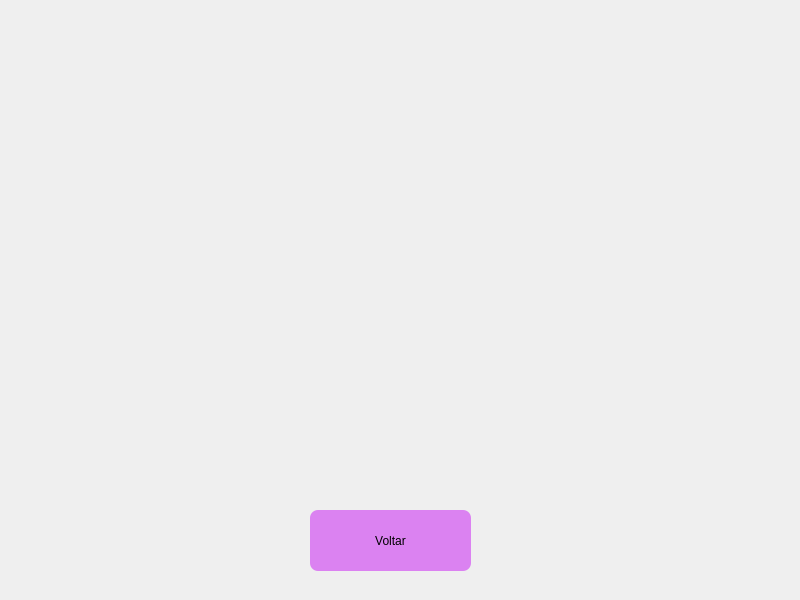
<?xml version="1.0" encoding="UTF-8"?>
<ui version="4.0">
 <class>pintura</class>
 <widget class="QMainWindow" name="pintura">
  <property name="geometry">
   <rect>
    <x>0</x>
    <y>0</y>
    <width>800</width>
    <height>600</height>
   </rect>
  </property>
  <property name="minimumSize">
   <size>
    <width>800</width>
    <height>600</height>
   </size>
  </property>
  <property name="maximumSize">
   <size>
    <width>800</width>
    <height>600</height>
   </size>
  </property>
  <property name="windowTitle">
   <string>MainWindow</string>
  </property>
  <widget class="QWidget" name="centralwidget">
   <widget class="QLabel" name="label">
    <property name="geometry">
     <rect>
      <x>0</x>
      <y>0</y>
      <width>800</width>
      <height>600</height>
     </rect>
    </property>
    <property name="minimumSize">
     <size>
      <width>800</width>
      <height>600</height>
     </size>
    </property>
    <property name="maximumSize">
     <size>
      <width>800</width>
      <height>600</height>
     </size>
    </property>
    <property name="text">
     <string/>
    </property>
    <property name="pixmap">
     <pixmap resource="../imagens/img.qrc">:/img/TUPintura.png</pixmap>
    </property>
    <property name="scaledContents">
     <bool>true</bool>
    </property>
   </widget>
   <widget class="QPushButton" name="volta">
    <property name="geometry">
     <rect>
      <x>310</x>
      <y>510</y>
      <width>161</width>
      <height>61</height>
     </rect>
    </property>
    <property name="styleSheet">
     <string notr="true">background-color: rgba(214, 102, 241, 80%);
font: 12pt &quot;Comic Sans MS&quot;;
border-radius: 8px</string>
    </property>
    <property name="text">
     <string>Voltar</string>
    </property>
   </widget>
  </widget>
 </widget>
 <resources>
  <include location="../imagens/img.qrc"/>
 </resources>
 <connections/>
</ui>
